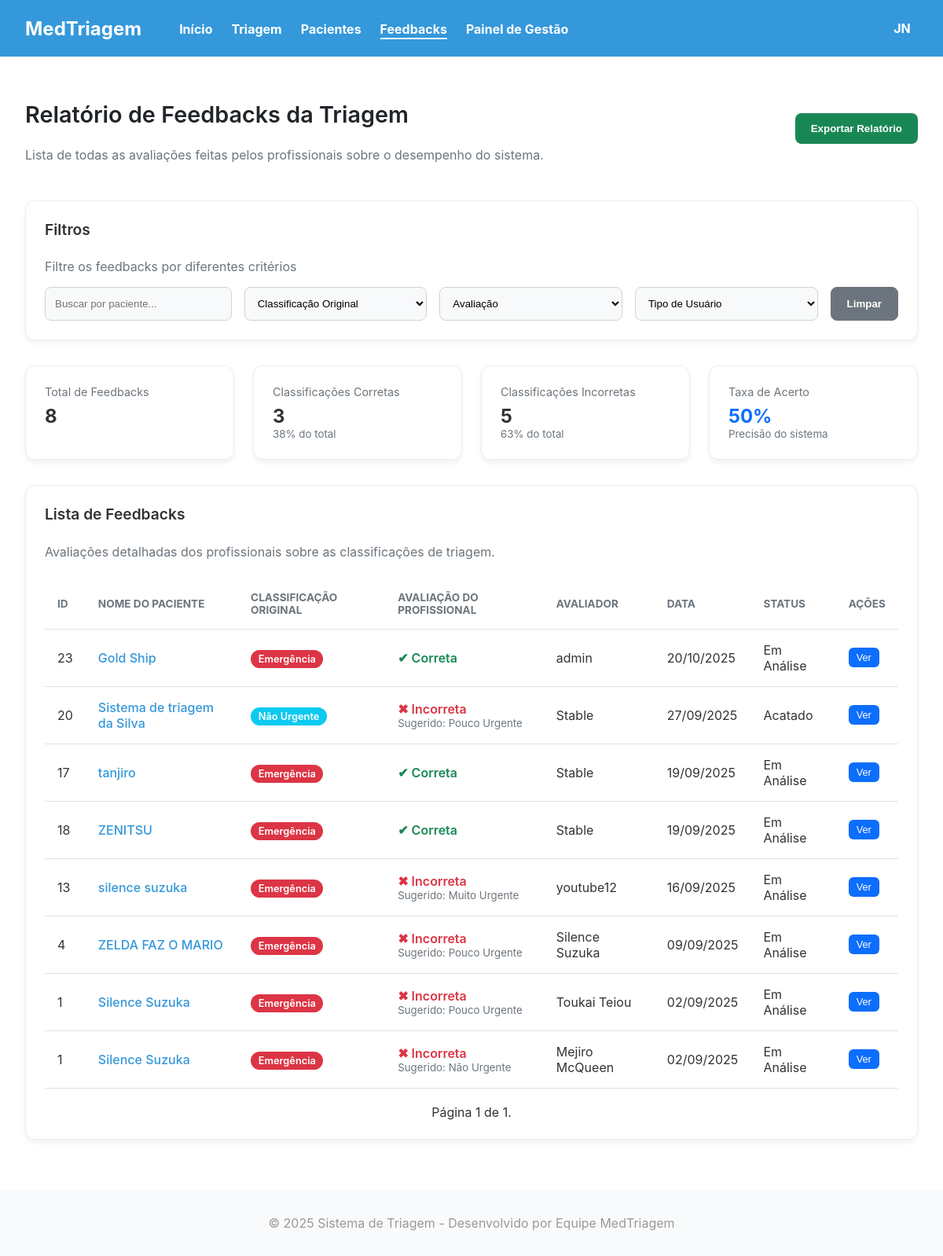
The page /master/feedback/lista/ (signed in) on the database its author committed.
### triagem/models.py (models this page shows, shortened)
class FeedbackTriagem(models.Model):
    unidade_saude = models.ForeignKey(UnidadeSaude, on_delete=models.CASCADE, null=True) # Campo OBRIGATÓRIO
    paciente = models.ForeignKey(Paciente, on_delete=models.CASCADE)
    usuario = models.ForeignKey(settings.AUTH_USER_MODEL, on_delete=models.SET_NULL, null=True)
    triagem_correta = models.BooleanField(verbose_name="A classificação do sistema foi correta?")
    classificacao_correta = models.CharField(max_length=50, choices=Paciente.Risco, blank=True, null=True, verbose_name="Se não, qual seria a classificação correta?")
    motivo = models.TextField(blank=True, null=True, verbose_name="Motivo da reclassificação")
    data_criacao = models.DateTimeField(auto_now_add=True)
    class StatusFeedback(models.TextChoices):
        EM_ANALISE = 'EM_ANALISE', 'Em Análise'
        ACATADO = 'ACATADO', 'Acatado'
        NAO_ACATADO = 'NAO_ACATADO', 'Não Acatado'
    status = models.CharField(
        max_length=20,
        choices=StatusFeedback.choices,
        default=StatusFeedback.EM_ANALISE, # Todo novo feedback começa "Em Análise"
        verbose_name="Status do Feedback"
    )
    data_criacao = models.DateTimeField(auto_now_add=True)

class Paciente(models.Model):
    unidade_saude = models.ForeignKey(UnidadeSaude, on_delete=models.CASCADE, null=True) # Campo OBRIGATÓRIO
    Sexualidade = [
        ('Masculino', 'Masculino'),
        ('Feminino', 'Feminino'),
    ]
    Convenios = [
        ('SUS', 'SUS'),
        ('Unimed', 'Unimed'),
        ('Hapvida', 'Hapvida'),
        ('Amil', 'Amil'),
        ('Bradesco Saude', 'Bradesco Saude'),
    ]
    Status = [
        ('Pendente', 'Pendente'),
        ('Aguardando', 'Aguardando'),
        ('Em atendimento', 'Em atendimento'),
        ('Concluido', 'Concluido'),
    ]
    Sintomas = [
        ('Dor_Toracica', 'Dor Torácica / Aperto no Peito'),
        ('Falta_de_Ar', 'Falta de Ar / Dificuldade para Respirar'),
        ('Alteracao_Neurologica_Grave', 'Alteração de Consciência / Convulsão / Confusão'),
        ('Sangramento_Ativo', 'Sangramento Ativo / Vômito ou Fezes com Sangue'),
        ('Febre', 'Febre / Calafrios'),
        ('Dor_de_Cabeca', 'Dor de Cabeça'),
        ('Tontura_MalEstar', 'Tontura / Fraqueza / Mal-estar Geral'),
        ('Sintomas_Respiratorios_Leves', 'Tosse / Espirros / Dor de Garganta'),
        ('Dor_Abdominal', 'Dor Abdominal / Cólica'),
        ('Sintomas_Gastrointestinais', 'Náusea / Vômito / Diarreia'),
        ('Lesao_Trauma', 'Lesão / Trauma / Queda Recente'),
        ('Dor_Locomotora', 'Dor Muscular / Articular / Lombar'),
        ('Reacao_Alergica_Pele', 'Reação Alérgica / Erupção na Pele / Inchaço'),
        ('Queixa_Urinaria', 'Queixa Urinária (Dor ao urinar / Sangue na urina)'),
        ('Outro', 'Outro'),
    ]
    Risco = [
        ('Vermelho', 'Emergência'),
        ('Laranja', 'Muito Urgente'),
        ('Amarelo', 'Urgente'),
        ('Verde', 'Pouco Urgente'),
        ('Azul', 'Não Urgente'),
    ]
    Profissionais = [
        ('Clinica Medica', 'Clinica Medica'),
        ('Ortopedia', 'Ortopedia'),
        ('Pediatria', 'Pediatria'),
        ('Cardiologia', 'Cardiologia'),
        ('Neurologia', 'Neurologia'),
    ]
    nome = models.CharField(max_length=100)
    data_nascimento = models.DateField(verbose_name="Data de Nascimento")
    sexo = models.CharField(choices=Sexualidade, max_length=50)
    cpf = models.CharField(unique=True, max_length=14)
    convenio = models.CharField(choices=Convenios, max_length=50)
    nome_responsavel = models.CharField(max_length=100, blank=True, null=True, verbose_name="Nome do Responsável")
    cpf_responsavel = models.CharField(max_length=11, blank=True, null=True, verbose_name="CPF do Responsável")
    temperatura = models.FloatField(max_length=3)
    pressao_sistolica = models.CharField(max_length=3) # Valor maior
    pressao_diastolica = models.CharField(max_length=3) # Valor menor
    pulso = models.CharField(max_length=3)
    frequenciaRespiratoria = models.CharField(max_length=3)
    saturacao = models.CharField(max_length=3)
    glicemia = models.CharField(max_length=3)
    dor = models.IntegerField(validators=[MinValueValidator(0), MaxValueValidator(10)])
    queixa = models.CharField(max_length=1000)
    inicio_sintomas = models.DateField()
    sintomas_associados = models.CharField(choices=Sintomas, max_length=50)
    observacoes = models.CharField(blank=True, null=True, max_length=1000)
    classificacao = models.CharField(choices=Risco, max_length=50,blank=True, null=True)
    justificativa = models.CharField(blank=True, null=True)
    encaminhamento = models.CharField(choices=Profissionais, max_length=50,blank=True, null=True)
    status = models.CharField(max_length=30, choices=Status, default='Pendente',blank=True, null=True)
    hora_chegada = models.DateTimeField(default=timezone.now, blank=True)
    hora_inicio_atendimento = models.DateTimeField(null=True, blank=True)
    hora_fim_atendimento = models.DateTimeField(null=True, blank=True)
    atendente = models.ForeignKey(settings.AUTH_USER_MODEL, on_delete=models.PROTECT, related_name='pacientes_criados')
    medico_responsavel = models.ForeignKey(settings.AUTH_USER_MODEL, on_delete=models.SET_NULL, related_name='pacientes_atendidos', null=True, blank=True)

class CustomUser(AbstractUser):
    unidade_saude = models.ForeignKey(UnidadeSaude, on_delete=models.CASCADE, null=True) # Campo OBRIGATÓRIO
    class TipoUsuario(models.TextChoices):
        ATENDENTE = 'ATENDENTE', 'Atendente'
        MEDICO = 'MEDICO', 'Médico'
        TECNICO_ENFERMAGEM = 'TECNICO_ENFERMAGEM', 'Téc. de Enfermagem' # <-- NOVO TIPO
        ADMIN = 'ADMIN', 'Admin'
    UF_CHOICES = [
        ('AC', 'AC'), ('AL', 'AL'), ('AP', 'AP'), ('AM', 'AM'), ('BA', 'BA'),
        ('CE', 'CE'), ('DF', 'DF'), ('ES', 'ES'), ('GO', 'GO'), ('MA', 'MA'),
        ('MT', 'MT'), ('MS', 'MS'), ('MG', 'MG'), ('PA', 'PA'), ('PB', 'PB'),
        ('PR', 'PR'), ('PE', 'PE'), ('PI', 'PI'), ('RJ', 'RJ'), ('RN', 'RN'),
        ('RS', 'RS'), ('RO', 'RO'), ('RR', 'RR'), ('SC', 'SC'), ('SP', 'SP'),
        ('SE', 'SE'), ('TO', 'TO'),
    ]
    Especializacoes = [
        ('CLINICA_GERAL', 'Clínica Geral'),
        ('CARDIOLOGIA', 'Cardiologia'),
        ('ORTOPEDIA', 'Ortopedia'),
        ('PEDIATRIA', 'Pediatria'),
        ('NEUROLOGIA', 'Neurologia'),
        ('OUTRA', 'Outra')
    ]
    nome_completo = models.CharField(max_length=255)
    email = models.EmailField(unique=True)
    cpf = models.CharField(max_length=14, unique=True)
    tipo_usuario = models.CharField(max_length=20, choices=TipoUsuario.choices, default=TipoUsuario.ATENDENTE)
    crm = models.CharField(max_length=20, blank=True, null=True, verbose_name="CRM (Apenas para Médicos)")
    especializacao = models.CharField(max_length=50, choices=Especializacoes,blank=True,null=True)
    coren = models.CharField(max_length=20, blank=True, null=True, verbose_name="COREN (Apenas para Téc. de Enfermagem)")
    uf_registro = models.CharField(max_length=2, choices=UF_CHOICES, blank=True, null=True, verbose_name="UF do Registro Profissional")
    foto_perfil = models.ImageField(upload_to='fotos_perfil/', default='fotos_perfil/default.jpg', null=True,blank=True,verbose_name="Foto de Perfil")
    USERNAME_FIELD = 'username'
    REQUIRED_FIELDS = ['email', 'nome_completo', 'cpf']

### triagem/views.py (the view)
# urls.py: path('feedback/lista/', lista_feedback_view, name='lista_feedback'),
@login_required
def lista_feedback_view(request):
    unidade_atual = request.user.unidade_saude
    todos_os_feedbacks = FeedbackTriagem.objects.select_related('paciente', 'usuario') \
        .annotate(
            total_feedbacks_paciente=Count('paciente__feedbacktriagem')
        ) \
        .order_by('-data_criacao')
    paginator = Paginator(todos_os_feedbacks, 20) # Divide a lista em páginas de 20
    page_number = request.GET.get('page')
    page_obj = paginator.get_page(page_number)
    total_feedbacks = todos_os_feedbacks.count()
    classificacoes_corretas = todos_os_feedbacks.filter(triagem_correta=True).count()
    classificacoes_incorretas = total_feedbacks - classificacoes_corretas
    if total_feedbacks > 0:
        percentual_corretas = (classificacoes_corretas / total_feedbacks) * 100
        percentual_incorretas = (classificacoes_incorretas / total_feedbacks) * 100
    else:
        percentual_corretas = 0
        percentual_incorretas = 0
    context = {
        'feedbacks': todos_os_feedbacks,
        'page_obj': page_obj, # <-- ADICIONE ESTA LINHA EM SEU LUGAR
        'classificacao_choices': Paciente.Risco,
        'tipo_usuario_choices': CustomUser.TipoUsuario.choices,
        'total_feedbacks': total_feedbacks,
        'classificacoes_corretas': classificacoes_corretas,
        'classificacoes_incorretas': classificacoes_incorretas,
        'percentual_corretas': percentual_corretas,
        'percentual_incorretas': percentual_incorretas,
        'pagina_ativa': 'feedbacks',
    }
    return render(request, 'site/lista_feedback.html', context)

### triagem/templates/site/lista_feedback.html (shortened to what this page needs)
{% extends 'site/headerBase.html' %}
{% load static %}
{% block styles %}
    <link rel="stylesheet" href="{% static 'front/css/lista_feedback.css' %}?v=2">
{% endblock %}
{% block content %}
<main class="feedback-container">
    <div class="feedback-header">
        <div>
            <h2>Relatório de Feedbacks da Triagem</h2>
            <p>Lista de todas as avaliações feitas pelos profissionais sobre o desempenho do sistema.</p>
        </div>
        <button class="btn btn-export">Exportar Relatório</button>
    </div>
    <div class="card filter-card">
        <h4>Filtros</h4>
        <p>Filtre os feedbacks por diferentes critérios</p>
        <div class="filter-form">
            <input type="text" id="paciente-search" placeholder="Buscar por paciente...">
            <select id="classificacao-filter">
                <option value="">Classificação Original</option>
            </select>
            <select id="avaliacao-filter">
                <option value="">Avaliação</option>
            </select>
            <select id="tipo-usuario-filter">
                <option value="">Tipo de Usuário</option>
            </select>
            <button id="clear-filters-btn" class="btn btn-secondary">Limpar</button>
        </div>
    </div>
    <div class="stats-grid">
        <div class="card stat-card">
            <span>Total de Feedbacks</span>
            <strong>{{ total_feedbacks }}</strong>
        </div>
        <div class="card stat-card">
            <span>Classificações Corretas</span>
            <strong>{{ classificacoes_corretas }}</strong>
            <small>{{ percentual_corretas|floatformat:0 }}% do total</small>
        </div>
        <div class="card stat-card">
            <span>Classificações Incorretas</span>
            <strong>{{ classificacoes_incorretas }}</strong>
            <small>{{ percentual_incorretas|floatformat:0 }}% do total</small>
        </div>
        <div class="card stat-card">
            <span>Taxa de Acerto</span>
            <strong class="text-blue">50%</strong>
            <small>Precisão do sistema</small>
        </div>
    </div>
    <div class="card list-card">
        <h4>Lista de Feedbacks</h4>
        <p>Avaliações detalhadas dos profissionais sobre as classificações de triagem.</p>
        <table class="feedback-table">
            <thead>
                <tr>
                    <th>ID</th>
                    <th>Nome do Paciente</th>
                    <th>Classificação Original</th>
                    <th>Avaliação do Profissional</th>
                    <th>Avaliador</th>
                    <th>Data</th>
                    <th>Status</th>
                    <th>Ações</th>
                </tr>
            </thead>
            <tbody id="feedback-tbody">
                {% for fb in feedbacks %}
                <tr
                    data-paciente="{{ fb.paciente.nome|lower }}"
                    data-classificacao="{{ fb.paciente.get_classificacao_display|slugify }}"
                    data-avaliacao="{% if fb.triagem_correta %}correta{% else %}incorreta{% endif %}"
                    data-tipo-usuario="{{ fb.usuario.get_tipo_usuario_display|slugify }}">
                    <td>{{ fb.paciente.id }}</td>
                    <td><a href="{% url 'hosp:mostrar' pk=fb.paciente.pk %}">{{ fb.paciente.nome }}</a></td>
                    <td>
                        <span class="tag tag-{{ fb.paciente.get_classificacao_display|slugify }}">{{ fb.paciente.get_classificacao_display }}</span>
                    </td>
                    <td>
                        {% if fb.triagem_correta %}
                            <span class="avaliacao-correta">✔ Correta</span>
                        {% else %}
                            <span class="avaliacao-incorreta">✖ Incorreta
                                <small>Sugerido: {{ fb.get_classificacao_correta_display }}</small>
                            </span>
                        {% endif %}
                    </td>
                    <td>{{ fb.usuario.nome_completo }}</td>
                    <td>{{ fb.data_criacao|date:"d/m/Y" }}</td>
                    <td>
                        <span class="status-feedback-{{ fb.status|lower }}">
                            {{ fb.get_status_display }}
                        </span>
                    </td>
                    <td>
                        <button class="btn-ver"
                                data-paciente-nome="{{ fb.paciente.nome }}"
                                data-queixa-principal="{{ fb.paciente.queixa }}"
                                data-avaliador-nome="{{ fb.usuario.nome_completo }}"
                                data-data="{{ fb.data_criacao|date:'d/m/Y H:i' }}"
                                data-classificacao-original="{{ fb.paciente.get_classificacao_display }}"
                                data-triagem-correta="{{ fb.triagem_correta|yesno:'Correta,Incorreta' }}"
                                data-classificacao-sugerida="{{ fb.get_classificacao_correta_display }}"
                                data-motivo="{{ fb.motivo|default:'Nenhuma justificativa fornecida.' }}"
                                data-feedback-count="{{ fb.total_feedbacks_paciente }}"
                                data-classificacao-slug="{{ fb.paciente.get_classificacao_display|slugify }}">
                            Ver
                        </button>
                    </td>
                </tr>
                {% empty %}
                <tr>
                    <td colspan="7" style="text-align: center;">Nenhum feedback foi registrado ainda.</td>
                </tr>
                {% endfor %}
            </tbody>
        </table>
        <div class="pagination" style="margin-top: 20px; text-align: center;">
            <span class="step-links">
                <span class="current">
                    Página {{ page_obj.number }} de {{ page_obj.paginator.num_pages }}.
                </span>
            </span>
        </div>
    </div>
</main>
{% endblock %}

### rows shown on the page
FeedbackTriagem: paciente.id "23", paciente.nome "Gold Ship", paciente.classificacao "Emergência", triagem_correta "✔ Correta", usuario.nome_completo "admin", data_criacao "20/10/2025", status "Em Análise"
FeedbackTriagem: paciente.id "20", paciente.nome "Sistema de triagem da Silva", paciente.classificacao "Não Urgente", classificacao_correta "Pouco Urgente", usuario.nome_completo "Stable", data_criacao "27/09/2025", status "Acatado"
FeedbackTriagem: paciente.id "17", paciente.nome "tanjiro", paciente.classificacao "Emergência", triagem_correta "✔ Correta", usuario.nome_completo "Stable", data_criacao "19/09/2025", status "Em Análise"
FeedbackTriagem: paciente.id "18", paciente.nome "ZENITSU", paciente.classificacao "Emergência", triagem_correta "✔ Correta", usuario.nome_completo "Stable", data_criacao "19/09/2025", status "Em Análise"
FeedbackTriagem: paciente.id "13", paciente.nome "silence suzuka", paciente.classificacao "Emergência", classificacao_correta "Muito Urgente", usuario.nome_completo "youtube12", data_criacao "16/09/2025", status "Em Análise"
FeedbackTriagem: paciente.id "4", paciente.nome "ZELDA FAZ O MARIO", paciente.classificacao "Emergência", classificacao_correta "Pouco Urgente", usuario.nome_completo "Silence Suzuka", data_criacao "09/09/2025", status "Em Análise"
FeedbackTriagem: paciente.id "1", paciente.nome "Silence Suzuka", paciente.classificacao "Emergência", classificacao_correta "Pouco Urgente", usuario.nome_completo "Toukai Teiou", data_criacao "02/09/2025", status "Em Análise"
FeedbackTriagem: paciente.id "1", paciente.nome "Silence Suzuka", paciente.classificacao "Emergência", classificacao_correta "Não Urgente", usuario.nome_completo "Mejiro McQueen", data_criacao "02/09/2025", status "Em Análise"

### other values the page prints
{{ total_feedbacks }} "8"
{{ classificacoes_corretas }} "3"
{{ percentual_corretas|floatformat:0 }} "38"
{{ classificacoes_incorretas }} "5"
{{ percentual_incorretas|floatformat:0 }} "63"
{{ page_obj.number }} "1"
{{ page_obj.paginator.num_pages }} "1"
